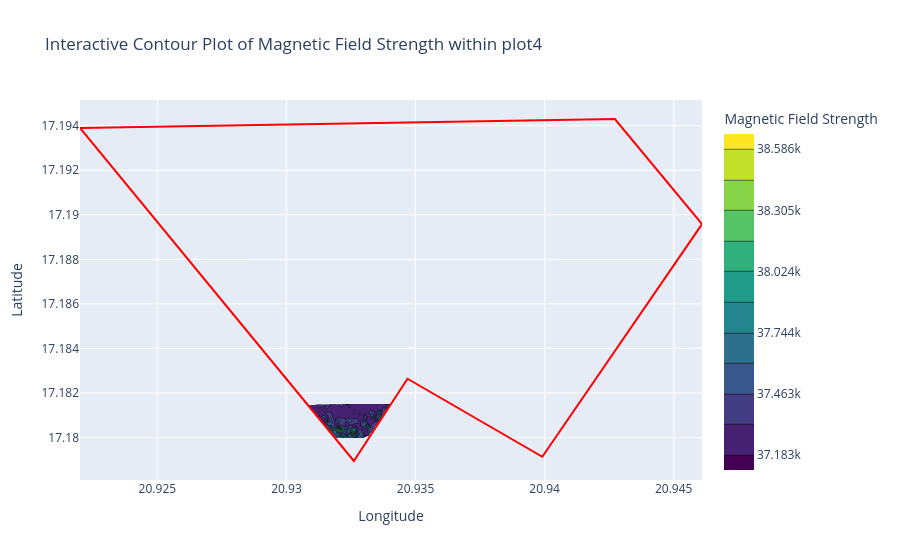

This figure's notebook cell:
### Markdown cell above
## 2. Interactive Visualization

Using the processed CSV and boundary parameters (`plots_coordination.csv`), generate an interactive contour map to isolate anomalous magnetic fields within specific target parcels.

### Code cell
import pandas as pd
import numpy as np
from shapely.geometry import Point, Polygon
import plotly.graph_objects as go
from scipy.interpolate import griddata

def plot_magnetic_field_contour(plot_name="plot1", grid_resolution=50, top_percentile=100, preset_field_value=0):
    """
    Creates an interactive 2D contour plot using Plotly to visualize the magnetic field 
    strength within a specified parcel, with an option to filter out lower values by 
    replacing them with a preset field value.
    
    Process:
      1. Load magnetometer and parcel boundary data.
      2. Extract the parcel boundary for the specified plot.
      3. Filter magnetometer data points inside the parcel.
      4. Optionally replace measured field values below the top percentile threshold 
         with a preset value.
      5. Interpolate the (Longitude, Latitude, Field Strength) data onto a regular grid.
      6. Generate an interactive 2D contour plot with an overlay of the parcel boundary.
    
    Parameters:
      plot_name (str): Name of the parcel (e.g., "plot1").
      grid_resolution (int): Number of grid points along each axis for interpolation.
      top_percentile (int): Value between 0 and 100 indicating the percentage of data points 
                            (by magnetic field strength) to retain. Data points not in the top 
                            percentile are set to the preset_field_value.
      preset_field_value (float): The value to assign for data points falling below the 
                                  specified percentile threshold.
    """
    # --- 1. Load CSV data ---
    try:
        magnetometer_data = pd.read_csv('data/processed/magmeter_data.csv')
        plots_coordination = pd.read_csv('data/boundaries/plots_coordination.csv')
    except Exception as e:
        print("Error reading CSV files:", e)
        return

    # --- 2. Extract parcel boundary for the specified plot ---
    plot_coords = plots_coordination[plots_coordination['plot_name'] == plot_name]
    if plot_coords.empty:
        print(f"No parcel found with plot name: {plot_name}")
        return
    
    # Build a list of (longitude, latitude) tuples for the parcel boundary.
    polygon_points = list(zip(plot_coords['longitude'], plot_coords['latitude']))
    if polygon_points[0] != polygon_points[-1]:
        polygon_points.append(polygon_points[0])
    parcel_polygon = Polygon(polygon_points)

    # --- 3. Filter magnetometer data points inside the parcel ---
    def is_inside(row):
        return parcel_polygon.contains(Point(row['Longitude'], row['Latitude']))
    inside_mask = magnetometer_data.apply(is_inside, axis=1)
    data_inside = magnetometer_data[inside_mask]
    if data_inside.empty:
        print(f"No magnetometer data found inside {plot_name}.")
        return

    # --- 4. Extract coordinates and apply percentile-based filtering ---
    x = data_inside['Longitude'].values
    y = data_inside['Latitude'].values
    z = data_inside['Data'].values
    if top_percentile < 100:
        threshold = np.percentile(z, 100 - top_percentile)
        z = np.where(z < threshold, preset_field_value, z)

    # --- 5. Interpolate scattered data onto a regular grid ---
    xi = np.linspace(x.min(), x.max(), grid_resolution)
    yi = np.linspace(y.min(), y.max(), grid_resolution)
    grid_x, grid_y = np.meshgrid(xi, yi)
    grid_z = griddata(points=(x, y), values=z, xi=(grid_x, grid_y), method='linear')

    # --- 6. Create an interactive 2D contour plot ---
    contour_trace = go.Contour(
        x=xi,
        y=yi,
        z=grid_z,
        colorscale='Viridis',
        contours=dict(
            showlines=True,
            start=np.nanmin(grid_z),
            end=np.nanmax(grid_z),
            size=(np.nanmax(grid_z) - np.nanmin(grid_z)) / 10  # Adjust contour density as needed.
        ),
        colorbar=dict(title='Magnetic Field Strength'),
        name='Contour'
    )

    # Overlay the parcel boundary for context.
    boundary_trace = go.Scatter(
        x=[pt[0] for pt in polygon_points],
        y=[pt[1] for pt in polygon_points],
        mode='lines',
        line=dict(color='red', width=2),
        name='Parcel Boundary'
    )

    fig = go.Figure(data=[contour_trace, boundary_trace])
    fig.update_layout(
        title=f"Interactive Contour Plot of Magnetic Field Strength within {plot_name}",
        xaxis_title="Longitude",
        yaxis_title="Latitude",
        legend=dict(x=0, y=1, xanchor='left', yanchor='top')
    )
    fig.show()

# Example usage:
if __name__ == '__main__':
    # In this example, only the top 85% of data points (by magnetic field strength) retain their values,
    # while the rest are set to a preset value (e.g., 0).
    plot_magnetic_field_contour(plot_name="plot4", grid_resolution=100, top_percentile=100, preset_field_value=37100)

### Figure 1 — Plotly figure (JSON) as saved in the notebook; plotly's stock layout.template omitted (floating-point values rounded to 4 significant figures; data arrays with more than 128 entries replaced by an {"elided": "..."} marker saying what was removed)
{"data": [{"colorbar": {"title": {"text": "Magnetic Field Strength"}}, "colorscale": [[0, "#440154"], [0.1111, "#482878"], [0.2222, "#3e4989"], [0.3333, "#31688e"], [0.4444, "#26828e"], [0.5556, "#1f9e89"], [0.6667, "#35b779"], [0.7778, "#6ece58"], [0.8889, "#b5de2b"], [1, "#fde725"]], "contours": {"end": 38590.0, "showlines": true, "size": 140.3, "start": 37180.0}, "name": "Contour", "type": "contour", "x": [20.93, 20.93, 20.93, 20.93, 20.93, 20.93, 20.93, 20.93, 20.93, 20.93, 20.93, 20.93, 20.93, 20.93, 20.93, 20.93, 20.93, 20.93, 20.93, 20.93, 20.93, 20.93, 20.93, 20.93, 20.93, 20.93, 20.93, 20.93, 20.93, 20.93, 20.93, 20.93, 20.93, 20.93, 20.93, 20.93, 20.93, 20.93, 20.93, 20.93, 20.93, 20.93, 20.93, 20.93, 20.93, 20.93, 20.93, 20.93, 20.93, 20.93, 20.93, 20.93, 20.93, 20.93, 20.93, 20.93, 20.93, 20.93, 20.93, 20.93, 20.93, 20.93, 20.93, 20.93, 20.93, 20.93, 20.93, 20.93, 20.93, 20.93, 20.93, 20.93, 20.93, 20.93, 20.93, 20.93, 20.93, 20.93, 20.93, 20.93, 20.93, 20.93, 20.93, 20.93, 20.93, 20.93, 20.93, 20.93, 20.93, 20.93, 20.93, 20.93, 20.93, 20.93, 20.93, 20.93, 20.93, 20.93, 20.93, 20.93], "y": [17.18, 17.18, 17.18, 17.18, 17.18, 17.18, 17.18, 17.18, 17.18, 17.18, 17.18, 17.18, 17.18, 17.18, 17.18, 17.18, 17.18, 17.18, 17.18, 17.18, 17.18, 17.18, 17.18, 17.18, 17.18, 17.18, 17.18, 17.18, 17.18, 17.18, 17.18, 17.18, 17.18, 17.18, 17.18, 17.18, 17.18, 17.18, 17.18, 17.18, 17.18, 17.18, 17.18, 17.18, 17.18, 17.18, 17.18, 17.18, 17.18, 17.18, 17.18, 17.18, 17.18, 17.18, 17.18, 17.18, 17.18, 17.18, 17.18, 17.18, 17.18, 17.18, 17.18, 17.18, 17.18, 17.18, 17.18, 17.18, 17.18, 17.18, 17.18, 17.18, 17.18, 17.18, 17.18, 17.18, 17.18, 17.18, 17.18, 17.18, 17.18, 17.18, 17.18, 17.18, 17.18, 17.18, 17.18, 17.18, 17.18, 17.18, 17.18, 17.18, 17.18, 17.18, 17.18, 17.18, 17.18, 17.18, 17.18, 17.18], "z": {"elided": "100x100 float values"}}, {"line": {"color": "red", "width": 2}, "mode": "lines", "name": "Parcel Boundary", "type": "scatter", "x": [20.92, 20.94, 20.95, 20.94, 20.93, 20.93, 20.92], "y": [17.19, 17.19, 17.19, 17.18, 17.18, 17.18, 17.19]}], "layout": {"legend": {"x": 0, "xanchor": "left", "y": 1, "yanchor": "top"}, "title": {"text": "Interactive Contour Plot of Magnetic Field Strength within plot4"}, "xaxis": {"title": {"text": "Longitude"}}, "yaxis": {"title": {"text": "Latitude"}}}}
